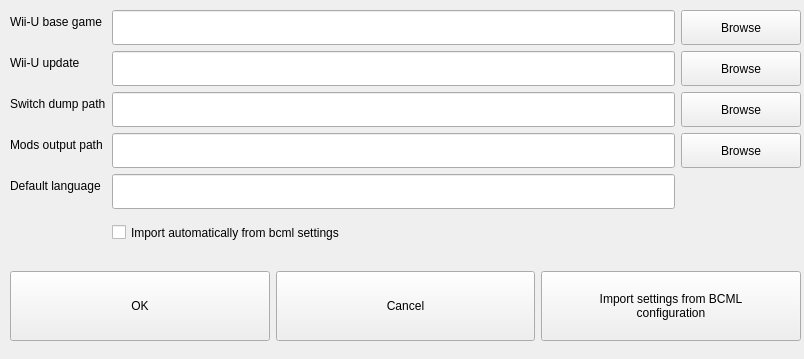
<?xml version="1.0" encoding="UTF-8"?>
<ui version="4.0">
 <class>Options</class>
 <widget class="QWidget" name="Options">
  <property name="geometry">
   <rect>
    <x>0</x>
    <y>0</y>
    <width>804</width>
    <height>359</height>
   </rect>
  </property>
  <property name="windowTitle">
   <string>Form</string>
  </property>
  <property name="windowIcon">
   <iconset>
    <normaloff>../res/options.ico</normaloff>../res/options.ico</iconset>
  </property>
  <widget class="QFrame" name="frame">
   <property name="geometry">
    <rect>
     <x>-10</x>
     <y>-10</y>
     <width>1491</width>
     <height>911</height>
    </rect>
   </property>
   <property name="frameShape">
    <enum>QFrame::StyledPanel</enum>
   </property>
   <property name="frameShadow">
    <enum>QFrame::Raised</enum>
   </property>
   <widget class="QWidget" name="gridLayoutWidget">
    <property name="geometry">
     <rect>
      <x>20</x>
      <y>20</y>
      <width>791</width>
      <height>331</height>
     </rect>
    </property>
    <layout class="QGridLayout" name="gridLayout">
     <item row="0" column="0">
      <layout class="QHBoxLayout" name="horizontalLayout_2">
       <item>
        <layout class="QFormLayout" name="formLayout">
         <item row="0" column="0">
          <widget class="QLabel" name="label">
           <property name="text">
            <string>Wii-U base game</string>
           </property>
          </widget>
         </item>
         <item row="2" column="0">
          <widget class="QLabel" name="label_2">
           <property name="text">
            <string>Switch dump path</string>
           </property>
          </widget>
         </item>
         <item row="3" column="0">
          <widget class="QLabel" name="label_3">
           <property name="text">
            <string>Mods output path</string>
           </property>
          </widget>
         </item>
         <item row="2" column="1">
          <widget class="QLineEdit" name="switchpath">
           <property name="minimumSize">
            <size>
             <width>0</width>
             <height>35</height>
            </size>
           </property>
          </widget>
         </item>
         <item row="3" column="1">
          <widget class="QLineEdit" name="modspath">
           <property name="minimumSize">
            <size>
             <width>0</width>
             <height>35</height>
            </size>
           </property>
          </widget>
         </item>
         <item row="0" column="1">
          <widget class="QLineEdit" name="wiiupath">
           <property name="minimumSize">
            <size>
             <width>0</width>
             <height>35</height>
            </size>
           </property>
          </widget>
         </item>
         <item row="1" column="0">
          <widget class="QLabel" name="label_4">
           <property name="text">
            <string>Wii-U update</string>
           </property>
          </widget>
         </item>
         <item row="1" column="1">
          <widget class="QLineEdit" name="wiiu_update">
           <property name="minimumSize">
            <size>
             <width>0</width>
             <height>35</height>
            </size>
           </property>
          </widget>
         </item>
         <item row="4" column="0">
          <widget class="QLabel" name="label_5">
           <property name="text">
            <string>Default language</string>
           </property>
          </widget>
         </item>
         <item row="4" column="1">
          <widget class="QLineEdit" name="lang">
           <property name="minimumSize">
            <size>
             <width>0</width>
             <height>35</height>
            </size>
           </property>
          </widget>
         </item>
         <item row="5" column="0">
          <widget class="QLabel" name="label_7">
           <property name="text">
            <string/>
           </property>
          </widget>
         </item>
         <item row="5" column="1">
          <widget class="QCheckBox" name="is_bcml_settings">
           <property name="minimumSize">
            <size>
             <width>0</width>
             <height>35</height>
            </size>
           </property>
           <property name="text">
            <string>Import automatically from bcml settings</string>
           </property>
          </widget>
         </item>
        </layout>
       </item>
       <item>
        <layout class="QVBoxLayout" name="verticalLayout">
         <item alignment="Qt::AlignRight">
          <widget class="QPushButton" name="wiiupath_browse">
           <property name="minimumSize">
            <size>
             <width>120</width>
             <height>35</height>
            </size>
           </property>
           <property name="maximumSize">
            <size>
             <width>120</width>
             <height>16777215</height>
            </size>
           </property>
           <property name="text">
            <string>Browse</string>
           </property>
          </widget>
         </item>
         <item>
          <widget class="QPushButton" name="wiiupath_update_browse">
           <property name="minimumSize">
            <size>
             <width>120</width>
             <height>35</height>
            </size>
           </property>
           <property name="maximumSize">
            <size>
             <width>120</width>
             <height>16777215</height>
            </size>
           </property>
           <property name="text">
            <string>Browse</string>
           </property>
          </widget>
         </item>
         <item alignment="Qt::AlignRight">
          <widget class="QPushButton" name="switchpath_browse">
           <property name="minimumSize">
            <size>
             <width>120</width>
             <height>35</height>
            </size>
           </property>
           <property name="maximumSize">
            <size>
             <width>120</width>
             <height>16777215</height>
            </size>
           </property>
           <property name="text">
            <string>Browse</string>
           </property>
          </widget>
         </item>
         <item alignment="Qt::AlignRight">
          <widget class="QPushButton" name="modspath_browse">
           <property name="minimumSize">
            <size>
             <width>120</width>
             <height>35</height>
            </size>
           </property>
           <property name="maximumSize">
            <size>
             <width>120</width>
             <height>16777215</height>
            </size>
           </property>
           <property name="text">
            <string>Browse</string>
           </property>
          </widget>
         </item>
         <item>
          <widget class="QLabel" name="label_6">
           <property name="text">
            <string/>
           </property>
          </widget>
         </item>
        </layout>
       </item>
      </layout>
     </item>
     <item row="1" column="0">
      <layout class="QHBoxLayout" name="horizontalLayout">
       <item>
        <widget class="QPushButton" name="ok_button">
         <property name="minimumSize">
          <size>
           <width>0</width>
           <height>70</height>
          </size>
         </property>
         <property name="text">
          <string>OK</string>
         </property>
        </widget>
       </item>
       <item>
        <widget class="QPushButton" name="cancel_button">
         <property name="minimumSize">
          <size>
           <width>0</width>
           <height>70</height>
          </size>
         </property>
         <property name="text">
          <string>Cancel</string>
         </property>
        </widget>
       </item>
       <item>
        <widget class="QPushButton" name="import_from_bcml">
         <property name="minimumSize">
          <size>
           <width>0</width>
           <height>70</height>
          </size>
         </property>
         <property name="text">
          <string>Import settings from BCML
configuration</string>
         </property>
        </widget>
       </item>
      </layout>
     </item>
    </layout>
   </widget>
  </widget>
 </widget>
 <resources/>
 <connections/>
</ui>
